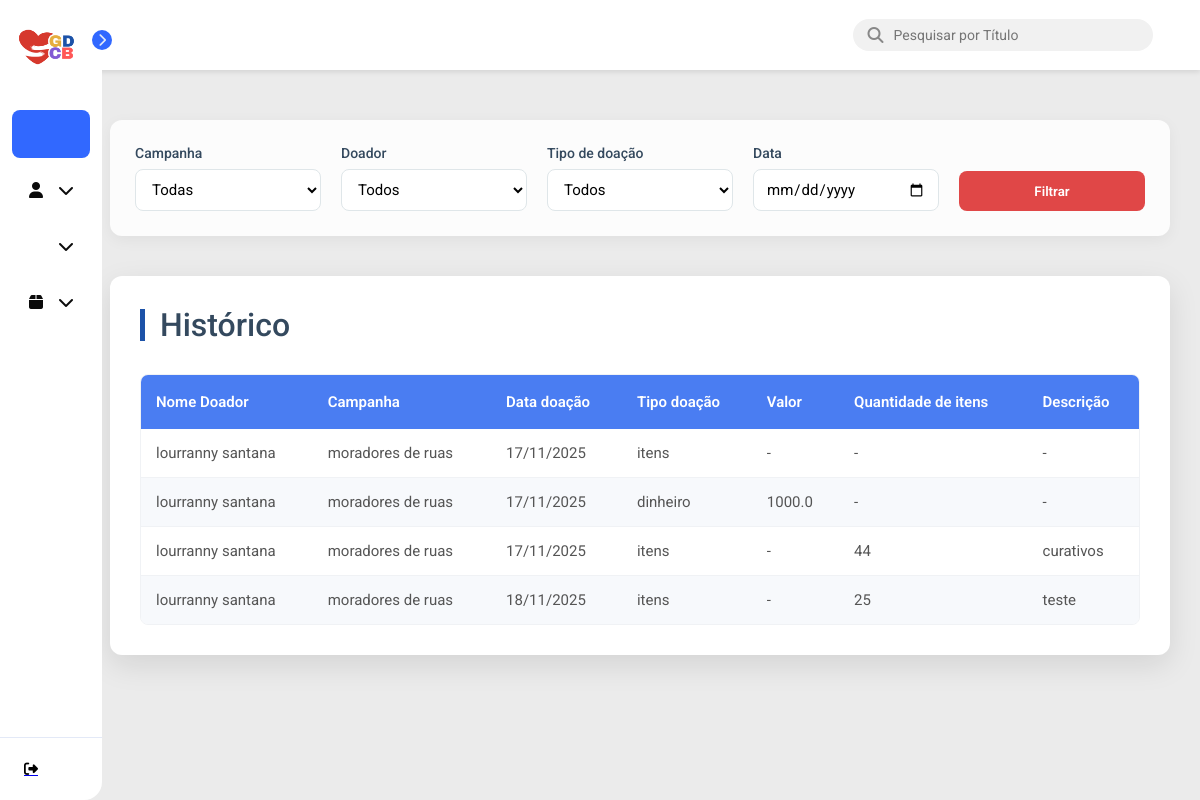
The page /doacoes/historico on the database its author committed.
### models.py (models this page shows)
class Doacao(SQLModel, table=True):
    __tablename__ = "doacoes"
    id: Optional[int] = Field(default=None, primary_key=True)
    id_doador: int = Field(foreign_key="doadores.id")
    id_campanha: int = Field(foreign_key="campanhas.id")
    tipo_doacao: str
    tipo_item: Optional[str]
    quantidade: Optional[int]
    valor: Optional[float]
    data_doacao: date
    status: str = "confirmada"
    doador: Optional[Doador] = Relationship(back_populates="doacoes")
    campanha: Optional[Campanha] = Relationship(back_populates="doacoes")

class Doador(SQLModel, table=True):
    __tablename__ = 'doadores'
    id: Optional[int] = Field(default=None, primary_key=True)
    nome: str
    email: str = Field(unique=True)
    telefone: str
    data_criacao: date = Field(default_factory=date.today)
    doacoes: List["Doacao"] = Relationship(back_populates="doador")

class Campanha(SQLModel, table=True):
    __tablename__ = "campanhas"
    id: Optional[int] = Field(default=None, primary_key=True)
    titulo: str
    descricao: str
    meta_financeira: float | None = None
    meta_itens: int | None = None
    data_inicio: Optional[date]
    data_fim: Optional[date]
    status: str
    data_criacao: date = Field(default_factory=date.today)
    categoria_id: Optional[int] = Field(default=None, foreign_key="categorias.id")
    admin_id: int = Field(foreign_key="admin.id")
    admin: Optional["Admin"] = Relationship(back_populates="campanhas")
    doacoes: List["Doacao"] = Relationship(back_populates="campanha")
    relatorios: List["Relatorio"] = Relationship(back_populates="campanha")

### controllers/doacoes.py (the view)
@router.get("/historico", response_class=HTMLResponse)
def historico_doacoes(
    request: Request,
    campanha_id: str | None = Query(None),
    doador_id: str | None = Query(None),
    tipo: str | None = Query(None),
    data: str | None = Query(None),
    session: Session = Depends(get_session),
):
    campanha_id_int: int | None = None
    doador_id_int: int | None = None
    try:
        if campanha_id not in (None, ""):
            campanha_id_int = int(campanha_id)
    except ValueError:
        campanha_id_int = None
    try:
        if doador_id not in (None, ""):
            doador_id_int = int(doador_id)
    except ValueError:
        doador_id_int = None
    query = (
        select(Doacao, Doador, Campanha)
        .join(Doador, Doacao.id_doador == Doador.id)
        .join(Campanha, Doacao.id_campanha == Campanha.id)
    )
    if campanha_id_int:
        query = query.where(Doacao.id_campanha == campanha_id_int)
    if doador_id_int:
        query = query.where(Doacao.id_doador == doador_id_int)
    if tipo:
        query = query.where(Doacao.tipo_doacao == tipo)
    if data:
        from datetime import date
        try:
            data_formatada = date.fromisoformat(data)
            query = query.where(Doacao.data_doacao == data_formatada)
        except ValueError:
            pass
    resultados = session.exec(query).all()
    lista_doacoes = []
    for doacao, doador, campanha in resultados:
        lista_doacoes.append({
            "nome_doador": doador.nome,
            "campanha": campanha.titulo,
            "data": doacao.data_doacao.strftime("%d/%m/%Y"),
            "tipo": doacao.tipo_doacao,
            "valor": doacao.valor,
            "quantidade": doacao.quantidade,
            "descricao": doacao.tipo_item,
        })
    campanhas = session.exec(select(Campanha)).all()
    doadores = session.exec(select(Doador)).all()
    return templates.TemplateResponse(
        "historico.html",
        {
            "request": request,
            "doacoes": lista_doacoes,
            "campanhas": campanhas,
            "doadores": doadores,
        },
    )

### templates/historico.html (shortened to what this page needs)
{% extends "base.html" %}
{% block head %}
    <link rel="stylesheet" href="{{ url_for('static', path='historico.css') }}">
{% endblock %}
{% block content %}
    <form method="get" class="filtros-container">
        <div class="filtros-card">
            <div class="filtro-item">
                <label for="campanha">Campanha</label>
                <select name="campanha_id" id="campanha">
                    <option value="">Todas</option>
                </select>
            </div>
            <div class="filtro-item">
                <label for="doador">Doador</label>
                <select name="doador_id" id="doador">
                    <option value="">Todos</option>
                </select>
            </div>
            <div class="filtro-item">
                <label for="tipo">Tipo de doação</label>
                <select name="tipo" id="tipo">
                    <option value="">Todos</option>
                </select>
            </div>
            <div class="filtro-item">
                <label for="data">Data</label>
                <input type="date" name="data" id="data"
                    value="{{ request.query_params.get('data','') }}">
            </div>
            <button type="submit" class="btn-filtrar">Filtrar</button>
        </div>
    </form>
    <div class="historico-wrapper">
        <section class="historico-section">
            <h2>Histórico</h2>
            <div class="table-container">
                <table>
                    <thead>
                        <tr>
                            <th>Nome Doador</th>
                            <th>Campanha</th>
                            <th>Data doação</th>
                            <th>Tipo doação</th>
                            <th>Valor</th>
                            <th>Quantidade de itens</th>
                            <th>Descrição</th>
                        </tr>
                    </thead>
                    <tbody>
                        {% for doacao in doacoes %}
                        <tr>
                            <td>{{ doacao.nome_doador }}</td>
                            <td>{{ doacao.campanha }}</td>
                            <td>{{ doacao.data }}</td>
                            <td>{{ doacao.tipo }}</td>
                            <td>{{ doacao.valor if doacao.valor else "-" }}</td>
                            <td>{{ doacao.quantidade if doacao.quantidade else "-" }}</td>
                            <td>{{ doacao.descricao if doacao.descricao else "-" }}</td>
                        </tr>
                        {% endfor %}
                    </tbody>
                </table>
            </div>
        </section>
    </div>
{% endblock %}

### static/base.css (style rules this page uses)
* { margin: 0; padding: 0; box-sizing: border-box; font-family: 'Poppins', sans-serif; }
body { display: flex; min-height: 100vh; background-color: #ebebeb; }

### static/historico.css (style rules this page uses)
* { margin: 0; padding: 0; box-sizing: border-box; font-family: 'Roboto', sans-serif; }
.historico-wrapper { background-color: white; padding: 30px; margin: 40px auto; max-width: 1200px; border-radius: 12px; box-shadow: 0 10px 30px rgba(0, 0, 0, 0.1); }
.historico-section { padding: 0; }
.historico-section h2 { color: #34495e; font-size: 32px; font-weight: 500; margin-bottom: 30px; display: flex; align-items: center; justify-content: flex-start; gap: 15px; }
.historico-section h2::before { content: ''; height: 32px; width: 5px; background-color: #1c52a8; }
.historico-section h2::after { content: none; }
.table-container { background-color: white; border-radius: 8px; overflow-x: auto; border: 1px solid #f0f2f5; }
table { width: 100%; border-collapse: collapse; min-width: 900px; }
table th { background-color: #4a7df2; font-weight: 600; color: #ffffff; padding: 18px 15px; text-align: left; font-size: 15px; }
table td { padding: 15px; text-align: left; border-bottom: 1px solid #f0f2f5; color: #555; font-size: 15px; }
table tbody tr:nth-child(even) { background-color: #f7f9fc; }
table tr:last-child td { border-bottom: none; }
.filtros-container { max-width: 1200px; margin: 20px auto 30px auto; }
.filtros-card { background: #fcfcfc; padding: 25px; border-radius: 12px; box-shadow: 0 4px 15px rgba(0,0,0,0.05); display: grid; grid-template-columns: repeat(5, 1fr); gap: 20px; align-items: flex-end; }
.filtro-item { display: flex; flex-direction: column; }
.filtro-item label { margin-bottom: 8px; color: #34495e; font-weight: 500; font-size: 14px; }
.filtro-item select, .filtro-item input { padding: 10px 12px; border-radius: 8px; border: 1px solid #dfe6e9; background: white; font-size: 15px; transition: 0.3s; }
.btn-filtrar { grid-column: span 1; background: #E04747; color: white; padding: 10px; border: none; border-radius: 8px; font-weight: 600; cursor: pointer; transition: 0.2s; height: 40px; }

### rows shown on the page
Doacao: nome_doador "lourranny santana", campanha "moradores de ruas", data "17/11/2025", tipo "itens", valor "-", quantidade "-", descricao "-"
Doador: nome_doador "lourranny santana" "lourranny santana" "lourranny santana"
Campanha: campanha "moradores de ruas" "moradores de ruas" "moradores de ruas"
Doacao: tipo "dinheiro", valor "1000.0"
Doacao: tipo "itens", tipo_item "curativos"
Doacao: tipo "itens", tipo_item "teste"

### other values the page prints
{{ doacao.data }} "17/11/2025" "17/11/2025" "18/11/2025"
{{ doacao.quantidade if doacao.quantidade else "-" }} "-" "44" "25"
{{ doacao.descricao if doacao.descricao else "-" }} "-"
{{ doacao.valor if doacao.valor else "-" }} "-" "-"
